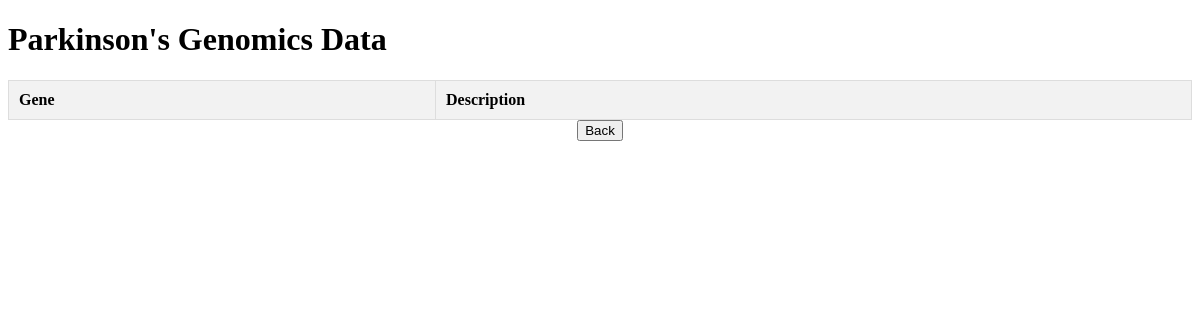
The page /parkinsons_genomics on the database as committed earlier.
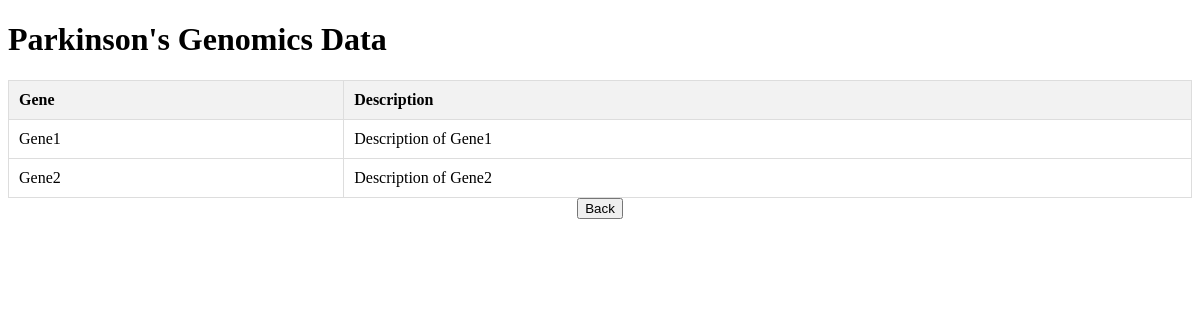
The same page on the database as committed later.
### tables this page shows
CREATE TABLE genomics_data (
        id INTEGER PRIMARY KEY AUTOINCREMENT,
        disease TEXT NOT NULL,
        gene TEXT NOT NULL,
        description TEXT
    );

### app.py (the view)
@app.route("/parkinsons_genomics")
def parkinsons_genomics():
    try:
        connection = sqlite3.connect('database.db')
        cursor = connection.cursor()
        query = '''
        SELECT gene, description FROM genomics_data WHERE disease = ?
        '''
        cursor.execute(query, ('Parkinson\'s Disease',))
        data = cursor.fetchall()  # Fetch all rows
        connection.close()
        print("Data fetched successfully:", data)  # Debugging statement
        return render_template('parkinsons_genomics.html', data=data)
    except Exception as e:
        print("Error:", e)
        return f"An error occurred while accessing the database: {e}"

### templates/parkinsons_genomics.html (shortened to what this page needs)
<!DOCTYPE html>
<html>
  <head>
  </head>
  <body>
    <h1>Parkinson's Genomics Data</h1>
    <table>
      <tr>
        <th>Gene</th>
        <th>Description</th>
      </tr>
      {% for row in data %}
      <tr>
        <td>{{ row[0] }}</td>
        <td>{{ row[1] }}</td>
      </tr>
      {% endfor %}
    </table>
    <div style="text-align: center;">
      <button onclick="window.location.href='{{ url_for('genomics') }}';">Back</button>
    </div>
  </body>
</html>

### templates/parkinsons_genomics.html (style rules this page uses)
table { width: 100%; border-collapse: collapse; }
th, td { padding: 10px; border: 1px solid #ddd; text-align: left; }
th { background-color: #f2f2f2; }

Rows that differ between the two databases and show on the page:
added genomics_data: gene "Gene1", description "Description of Gene1"
added genomics_data: gene "Gene2", description "Description of Gene2"
